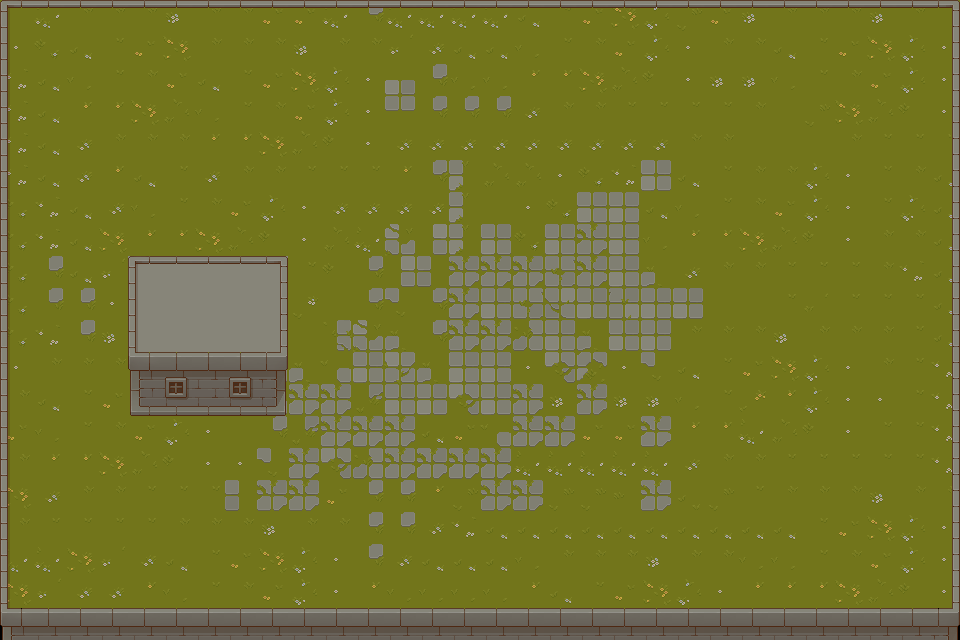

A level layout from a 2D game, rendered from its tile map. Below: a short description, then the map file with its tile-grid data intact:
An orthogonal 30x20 tile map with 32x32 px tiles, 4 tile layers (Tile Layer 1, Tile Layer 2, Tile Layer 4, Tile Layer 3), 3 tilesets.

<map version="1.10" tiledversion="1.11.2" orientation="orthogonal" renderorder="right-down" width="30" height="20" tilewidth="32" tileheight="32" infinite="0" nextlayerid="5" nextobjectid="1">
 <tileset firstgid="1" source="rpg-ground-tileset.tsx" />
 <tileset firstgid="65" source="rpg-wall-tileset.tsx" />
 <tileset firstgid="321" source="rpg-stone-tileset.tsx" />
 <layer id="1" name="Tile Layer 1" width="30" height="20">
  <data encoding="csv">
1,29,11,11,11,13,11,11,21,21,29,54,29,29,29,29,8,20,21,30,22,10,21,13,11,11,11,13,11,1,
5,6,8,20,21,30,11,11,11,13,11,11,31,32,8,8,16,20,11,21,22,5,11,11,8,20,21,30,22,5,
7,8,16,20,11,21,8,20,21,30,22,5,37,54,16,16,24,24,30,18,2,5,13,13,16,20,11,21,22,5,
7,8,24,24,30,18,16,20,11,21,22,5,45,54,54,54,32,11,11,20,20,20,20,11,1,10,30,18,2,5,
7,8,32,11,11,11,24,24,30,18,2,5,32,32,32,32,32,32,32,32,32,11,11,1,1,1,11,20,20,20,
7,8,32,24,8,20,32,11,11,20,20,20,24,54,44,18,18,5,6,7,33,8,20,11,11,22,5,20,11,8,
6,7,8,32,16,20,11,21,22,5,32,32,32,32,44,1,5,6,33,33,8,16,20,11,21,22,5,20,22,8,
6,7,8,30,24,24,30,18,2,5,18,29,62,35,44,33,6,33,50,33,16,24,24,30,18,2,5,11,11,8,
6,54,8,31,32,11,11,20,20,20,2,54,35,36,50,50,50,41,50,33,55,32,11,11,20,20,20,11,7,8,
6,54,54,5,6,7,8,14,14,14,1,54,53,54,50,33,41,49,33,34,33,33,1,1,20,27,20,20,20,8,
6,7,54,13,14,15,1,27,20,1,51,62,55,54,50,50,61,33,55,33,33,11,11,11,13,11,11,11,20,8,
5,11,11,11,13,11,42,42,42,55,56,33,42,55,33,33,5,58,57,5,53,8,20,21,30,22,5,11,20,7,
11,8,20,21,30,22,5,1,56,50,50,59,33,33,58,33,50,13,50,13,13,16,20,15,24,22,5,5,20,7,
21,16,20,11,21,22,5,1,54,59,50,50,50,8,21,56,50,50,21,21,50,24,24,29,18,2,5,20,20,7,
11,24,24,30,18,2,5,5,53,50,58,61,50,50,50,50,29,29,29,29,29,32,11,11,20,20,20,20,20,7,
30,32,11,11,20,20,20,36,50,50,21,54,54,24,10,50,50,10,10,9,50,4,10,20,11,11,11,13,11,11,
11,20,20,20,20,11,11,11,13,11,11,54,54,32,7,8,8,8,8,8,8,8,8,8,8,20,21,30,22,5,
29,29,30,31,32,8,20,21,30,22,5,54,32,8,8,8,16,11,11,11,13,11,11,16,16,20,11,21,22,5,
30,31,32,32,24,16,20,11,21,22,5,24,16,16,16,16,24,8,20,21,30,22,5,24,24,24,30,18,2,5,
0,30,31,32,32,24,24,30,18,2,5,32,24,24,24,24,32,16,20,11,21,22,5,32,32,11,11,20,20,0
</data>
 </layer>
 <layer id="2" name="Tile Layer 2" width="30" height="20">
  <data encoding="csv">
82,83,83,83,83,83,83,83,83,83,83,83,83,83,83,83,83,83,83,83,83,83,83,83,83,83,83,83,83,84,
98,0,0,0,0,0,0,0,0,0,0,0,0,0,0,0,0,0,0,0,0,0,0,0,0,0,0,0,0,100,
98,0,0,0,0,0,0,0,0,0,0,0,0,0,0,0,0,0,0,0,0,0,0,0,0,0,0,0,0,100,
98,0,0,0,0,0,0,0,0,0,0,0,0,0,0,0,0,0,0,0,0,0,0,0,0,0,0,0,0,100,
98,0,0,0,0,0,0,0,0,0,0,0,0,0,0,0,0,0,0,0,0,0,0,0,0,0,0,0,0,100,
98,0,0,0,0,0,0,0,0,0,0,0,0,0,0,0,0,0,0,0,0,0,0,0,0,0,0,0,0,100,
98,0,0,0,0,0,0,0,0,0,0,0,0,0,0,0,0,0,0,0,0,0,0,0,0,0,0,0,0,100,
98,0,0,0,0,0,0,0,0,0,0,0,0,0,0,0,0,0,0,0,0,0,0,0,0,0,0,0,0,100,
98,0,0,0,0,0,0,0,0,0,0,0,0,0,0,0,0,0,0,0,0,0,0,0,0,0,0,0,0,100,
98,0,0,0,0,0,0,0,0,0,0,0,0,0,0,0,0,0,0,0,0,0,0,0,0,0,0,0,0,100,
98,0,0,0,0,0,0,0,0,0,0,0,0,0,0,0,0,0,0,0,0,0,0,0,0,0,0,0,0,100,
98,0,0,0,0,0,0,0,0,0,0,0,0,0,0,0,0,0,0,0,0,0,0,0,0,0,0,0,0,100,
98,0,0,0,0,0,0,0,0,0,0,0,0,0,0,0,0,0,0,0,0,0,0,0,0,0,0,0,0,100,
98,0,0,0,0,0,0,0,0,0,0,0,0,0,0,0,0,0,0,0,0,0,0,0,0,0,0,0,0,100,
98,0,0,0,0,0,0,0,0,0,0,0,0,0,0,0,0,0,0,0,0,0,0,0,0,0,0,0,0,100,
98,0,0,0,0,0,0,0,0,0,0,0,0,0,0,0,0,0,0,0,0,0,0,0,0,0,0,0,0,100,
98,0,0,0,0,0,0,0,0,0,0,0,0,0,0,0,0,0,0,0,0,0,0,0,0,0,0,0,0,100,
98,0,0,0,0,0,0,0,0,0,0,0,0,0,0,0,0,0,0,0,0,0,0,0,0,0,0,0,0,100,
98,0,0,0,0,0,0,0,0,0,0,0,0,0,0,0,0,0,0,0,0,0,0,0,0,0,0,0,0,100,
114,115,115,115,115,115,115,115,115,115,115,115,115,115,115,115,115,115,115,115,115,115,115,115,115,115,115,115,115,116
</data>
 </layer>
 <layer id="4" name="Tile Layer 4" width="30" height="20">
  <data encoding="csv">
0,0,0,0,0,0,0,0,0,0,0,0,0,0,0,0,0,0,0,0,0,0,0,0,0,0,0,0,0,0,
0,0,0,0,0,0,0,0,0,0,0,0,0,0,0,0,0,0,0,0,0,0,0,0,0,0,0,0,0,0,
0,0,0,0,0,0,0,0,0,0,0,0,0,0,0,0,0,0,0,0,0,0,0,0,0,0,0,0,0,0,
0,0,0,0,0,0,0,0,0,0,0,0,0,0,0,0,0,0,0,0,0,0,0,0,0,0,0,0,0,0,
0,0,0,0,0,0,0,0,0,0,0,0,0,0,0,0,0,0,0,0,0,0,0,0,0,0,0,0,0,0,
0,0,0,0,0,0,0,0,0,0,0,0,0,0,0,0,0,0,0,0,0,0,0,0,0,0,0,0,0,0,
0,0,0,0,0,0,0,0,0,0,0,0,0,0,0,0,0,0,0,0,0,0,0,0,0,0,0,0,0,0,
0,0,0,0,0,0,0,0,0,0,0,0,0,0,0,0,0,0,0,0,0,0,0,0,0,0,0,0,0,0,
0,0,0,0,330,330,330,330,330,0,0,0,0,0,0,0,0,0,0,0,0,0,0,0,0,0,0,0,0,0,
0,0,0,0,330,330,330,330,330,0,0,0,0,0,0,0,0,0,0,0,0,0,0,0,0,0,0,0,0,0,
0,0,0,0,330,330,330,330,330,0,0,0,0,0,0,0,0,0,0,0,0,0,0,0,0,0,0,0,0,0,
0,0,0,0,0,0,0,0,0,0,0,0,0,0,0,0,0,0,0,0,0,0,0,0,0,0,0,0,0,0,
0,0,0,0,0,0,0,0,0,0,0,0,0,0,0,0,0,0,0,0,0,0,0,0,0,0,0,0,0,0,
0,0,0,0,0,0,0,0,0,0,0,0,0,0,0,0,0,0,0,0,0,0,0,0,0,0,0,0,0,0,
0,0,0,0,0,0,0,0,0,0,0,0,0,0,0,0,0,0,0,0,0,0,0,0,0,0,0,0,0,0,
0,0,0,0,0,0,0,0,0,0,0,0,0,0,0,0,0,0,0,0,0,0,0,0,0,0,0,0,0,0,
0,0,0,0,0,0,0,0,0,0,0,0,0,0,0,0,0,0,0,0,0,0,0,0,0,0,0,0,0,0,
0,0,0,0,0,0,0,0,0,0,0,0,0,0,0,0,0,0,0,0,0,0,0,0,0,0,0,0,0,0,
0,0,0,0,0,0,0,0,0,0,0,0,0,0,0,0,0,0,0,0,0,0,0,0,0,0,0,0,0,0,
0,0,0,0,0,0,0,0,0,0,0,0,0,0,0,0,0,0,0,0,0,0,0,0,0,0,0,0,0,0
</data>
 </layer>
 <layer id="3" name="Tile Layer 3" width="30" height="20">
  <data encoding="csv">
0,0,0,0,0,0,0,0,0,0,0,0,0,0,0,0,0,0,0,0,0,0,0,0,0,0,0,0,0,0,
0,0,0,0,0,0,0,0,0,0,0,0,0,0,0,0,0,0,0,0,0,0,0,0,0,0,0,0,0,0,
0,0,0,0,0,0,0,0,0,0,0,0,0,0,0,0,0,0,0,0,0,0,0,0,0,0,0,0,0,0,
0,0,0,0,0,0,0,0,0,0,0,0,0,0,0,0,0,0,0,0,0,0,0,0,0,0,0,0,0,0,
0,0,0,0,0,0,0,0,0,0,0,0,0,0,0,0,0,0,0,0,0,0,0,0,0,0,0,0,0,0,
0,0,0,0,0,0,0,0,0,0,0,0,0,0,0,0,0,0,0,0,0,0,0,0,0,0,0,0,0,0,
0,0,0,0,0,0,0,0,0,0,0,0,0,0,0,0,0,0,0,0,0,0,0,0,0,0,0,0,0,0,
0,0,0,0,0,0,0,0,0,0,0,0,0,0,0,0,0,0,0,0,0,0,0,0,0,0,0,0,0,0,
0,0,0,0,82,83,83,83,84,0,0,0,0,0,0,0,0,0,0,0,0,0,0,0,0,0,0,0,0,0,
0,0,0,0,98,0,0,0,100,0,0,0,0,0,0,0,0,0,0,0,0,0,0,0,0,0,0,0,0,0,
0,0,0,0,98,0,0,99,100,0,0,0,0,0,0,0,0,0,0,0,0,0,0,0,0,0,0,0,0,0,
0,0,0,0,114,167,115,167,116,0,0,0,0,0,0,0,0,0,0,0,0,0,0,0,0,0,0,0,0,0,
0,0,0,0,130,183,131,183,132,0,0,0,0,0,0,0,0,0,0,0,0,0,0,0,0,0,0,0,0,0,
0,0,0,0,0,0,0,0,0,0,0,0,0,0,0,0,0,0,0,0,0,0,0,0,0,0,0,0,0,0,
0,0,0,0,0,0,0,0,0,0,0,0,0,0,0,0,0,0,0,0,0,0,0,0,0,0,0,0,0,0,
0,0,0,0,0,0,0,0,0,0,0,0,0,0,0,0,0,0,0,0,0,0,0,0,0,0,0,0,0,0,
0,0,0,0,0,0,0,0,0,0,0,0,0,0,0,0,0,0,0,0,0,0,0,0,0,0,0,0,0,0,
0,0,0,0,0,0,0,0,0,0,0,0,0,0,0,0,0,0,0,0,0,0,0,0,0,0,0,0,0,0,
0,0,0,0,0,0,0,0,0,0,0,0,0,0,0,0,0,0,0,0,0,0,0,0,0,0,0,0,0,0,
0,0,0,0,0,0,0,0,0,0,0,0,0,0,0,0,0,0,0,0,0,0,0,0,0,0,0,0,0,0
</data>
 </layer>
</map>
